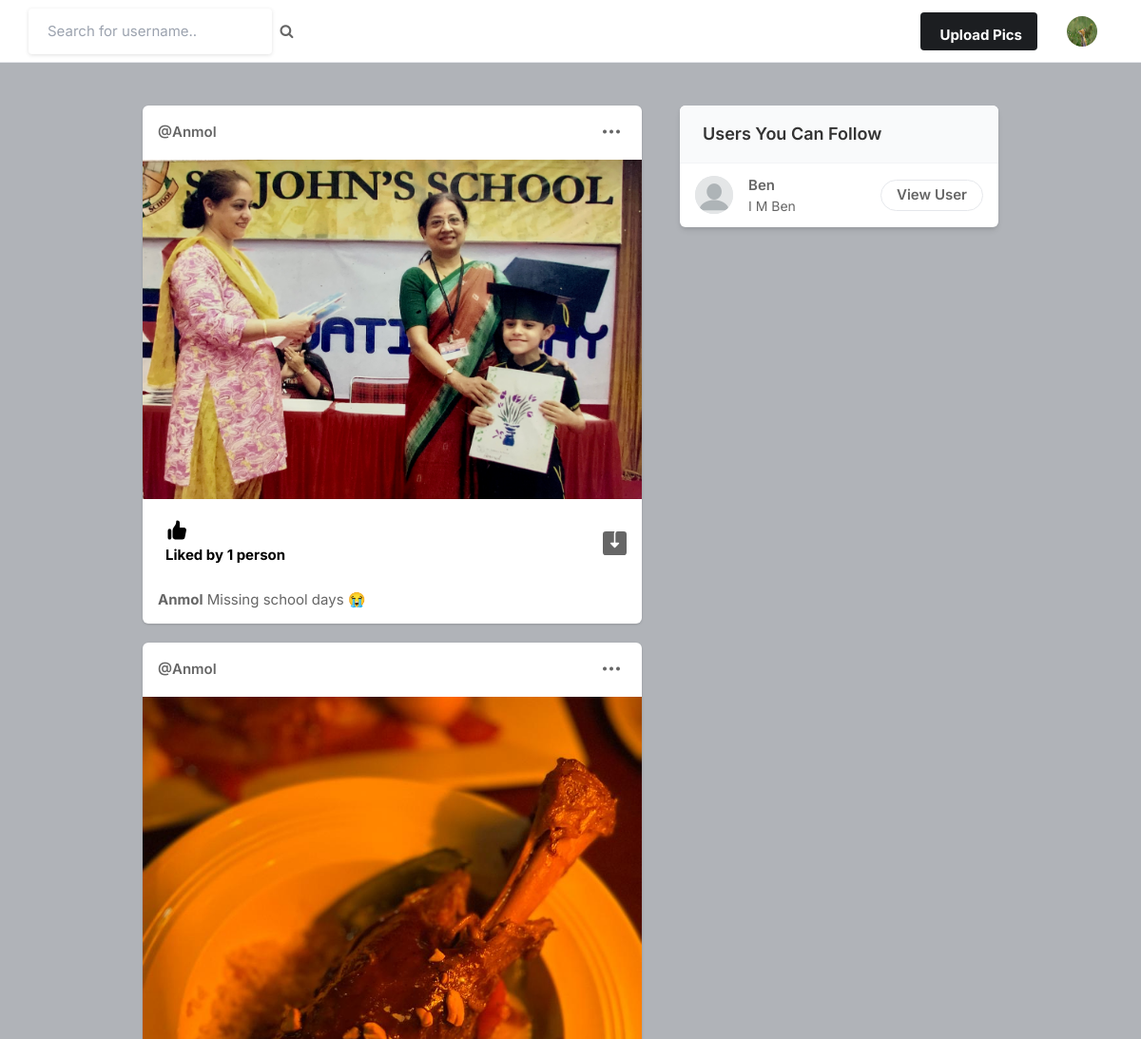
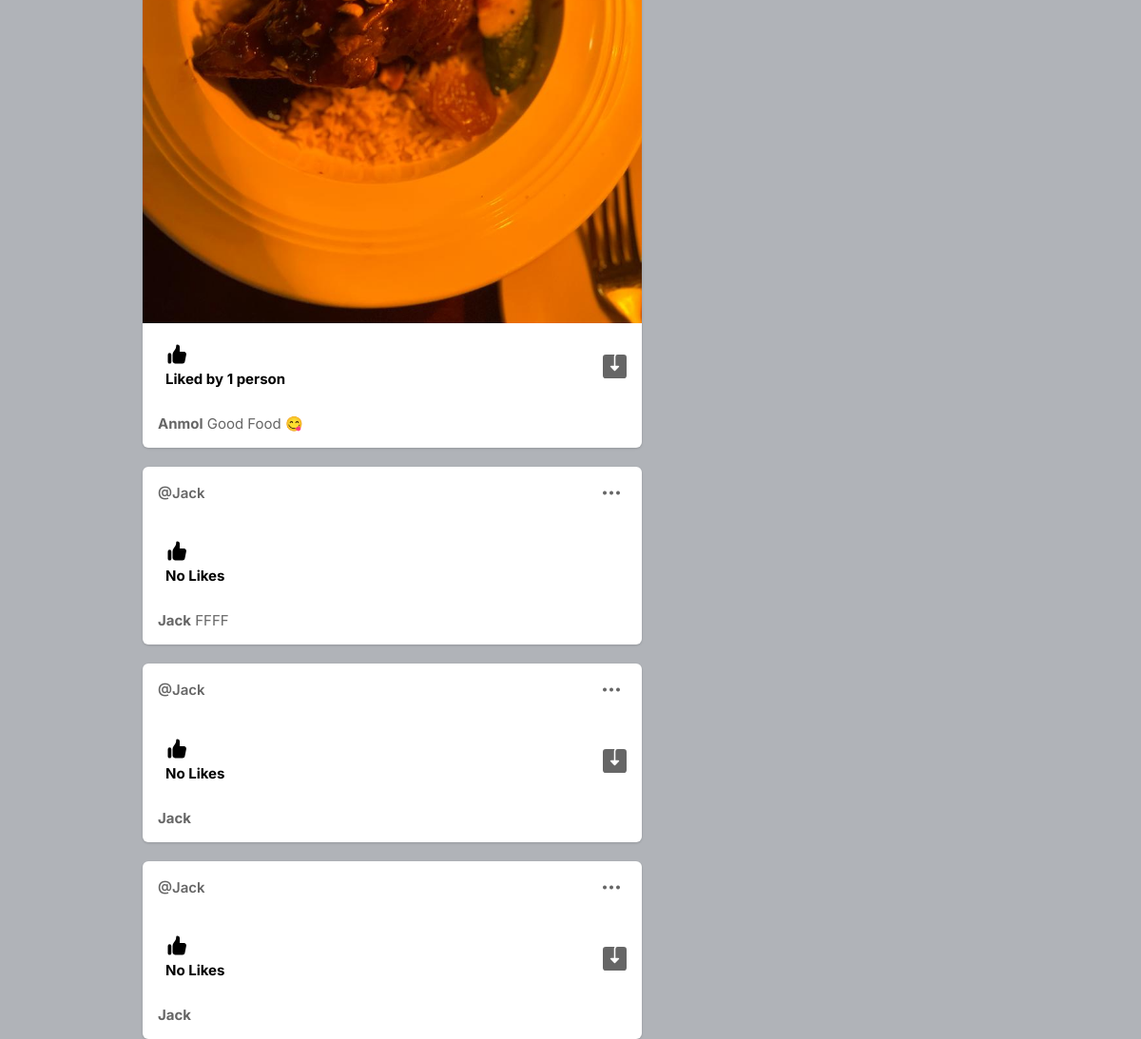
Screenshot of / (signed in) with the database file from the repository (2 pictures, top to bottom).
### core/models.py (models this page shows, shortened)
class Profile(models.Model):
    user = models.ForeignKey(User,on_delete=models.CASCADE)
    id_user = models.IntegerField()
    bio = models.TextField(blank=True)
    profileimg = models.ImageField(upload_to = 'profile_images',default= 'blank-profile-picture.png')
    location  = models.CharField(max_length=100,blank = True)

class Post(models.Model):
    id = models.UUIDField(primary_key=True,default= uuid.uuid4)
    user  = models.CharField(max_length=100)
    image = models.ImageField(upload_to='post_images')
    caption = models.TextField()
    created_at = models.DateTimeField(default=datetime.now)
    no_of_likes = models.IntegerField(default=0)

### core/views.py (the view)
# urls.py: path('',views.index,name='index'),
@login_required(login_url='signin')
def index(request):
    user_object = User.objects.get(username = request.user.username)
    user_profile = Profile.objects.get(user = user_object)
    user_following_list=[]
    feed = []
    user_following = FollowersCount.objects.filter(follower=request.user.username)
    for users in user_following:
        user_following_list.append(users.user)
    for usernames in user_following_list:
        feed_lists = Post.objects.filter(user=usernames)
        feed.append(feed_lists)
    feed_list = list(chain(*feed))
    all_users=User.objects.all()
    user_following_all =[]
    for user in user_following:
        user_list =User.objects.get(username = user.user)
        user_following_all.append(user_list)
    new_suggestions_list = [x for x in list(all_users) if (x not in list(user_following_all))]
    current_user = User.objects.filter(username=request.user.username)
    final_suggestions_list =[x for x in list(new_suggestions_list) if(x not in list(current_user))]
    random.shuffle(final_suggestions_list)
    username_profile =[]
    username_profile_list= []
    for users in final_suggestions_list:
        username_profile.append(users.id)
    for ids in username_profile:
        profile_lists = Profile.objects.filter(id_user=ids)
        username_profile_list.append(profile_lists)
    suggestions_username_profile_list = list(chain(*username_profile_list))
    return render(request,'index.html',{'user_profile': user_profile,'posts':feed_list,'suggestions_username_profile_list':suggestions_username_profile_list[:4]})

### templates/index.html (shortened to what this page needs)
{% load static %}
<!DOCTYPE html>
<html lang="en">
<head>
    <link rel="stylesheet" href="{% static 'assets/css/icons.css' %}">
    <link rel="stylesheet" href="{% static 'assets/css/uikit.css' %}">
    <link rel="stylesheet" href="{% static 'assets/css/style.css' %}">
    <link rel="stylesheet" href="{% static 'assets/css/tailwind.css' %}">
    <link rel="stylesheet" href="https://cdnjs.cloudflare.com/ajax/libs/font-awesome/4.7.0/css/font-awesome.min.css">
</head>
<body>
            <header>
                <div class="header_inner">
                    <form action="/search" method="POST">
                    <div class="left-side">
                            <input type="text" name="username" placeholder="Search for username..">&nbsp;&nbsp;
                           <button type ="submit"></button><i class="fa fa-search fa-1x"></i></button>
                    </div>
                    </form>
                    <div class="right-side lg:pr-4">
                        <a href="#"
                            class="bg-pink-500 flex font-bold hidden hover:bg-pink-600 hover:text-white inline-block items-center lg:block max-h-10 mr-4 px-4 py-2 rounded shado text-white">
                              Upload Pics
                        </a>
                        <a href="#">
                            <img src="{{user_profile.profileimg.url}}" class="header-avatar" alt="">
                        </a>
                    </div>
                </div>
            </header>
            <div class="container m-auto">
                <div class="lg:flex justify-center lg:space-x-10 lg:space-y-0 space-y-5">
                    <div class="space-y-5 flex-shrink-0 lg:w-7/12">
                        {% for post in posts reversed %}
                        <div class="bg-white shadow rounded-md  -mx-2 lg:mx-0">
                            <div class="flex justify-between items-center px-4 py-3">
                                <div class="flex flex-1 items-center space-x-4">
                                    <span class="block capitalize font-semibold "><a href ="/profile/{{post.user}}">@{{post.user}}</a></span>
                                </div>
                              <div>
                                <a href="#"> <i class="icon-feather-more-horizontal text-2xl hover:bg-gray-200 rounded-full p-2 transition -mr-1 "></i> </a>
                              </div>
                            </div>
                            <div uk-lightbox>
                                {% if post.image %}
                                <a href="{{post.image.url}}">
                                    <img src="{{post.image.url}}" alt="">
                                {% endif %}
                                </a>
                            </div>
                            <div class="py-3 px-4 space-y-3">
                                <div class="flex space-x-4 lg:font-bold">
                                    <a href="/like-post?post_id={{post.id}}" class="flex items-center space-x-2">
                                        <div class="p-2 rounded-full text-black">
                                            {% if post.no_of_likes == 0 %}
                                            <p>No Likes</p>
                                            {% elif post.no_of_likes == 1 %}
                                            <p>Liked by {{post.no_of_likes}} person</p>
                                            {% else %}
                                            <p>Liked by {{post.no_of_likes}} people</p>
                                            {% endif %}
                                        </div>
                                    </a>
                                    {% if post.image %}
                                    <a href="{{post.image.url}}" class="flex items-center space-x-2 flex-1 justify-end" download>
                                    {% endif %}
                                    </a>
                                </div>
                                <p>
                                    <a href="/profile/{{post.user}}"><strong>{{post.user}}</strong></a> {{post.caption}}
                                </p>
                            </div>
                        </div>
                        {% endfor %}
                    </div>
                    <div class="lg:w-5/12">
                        <div class="bg-white  shadow-md rounded-md overflow-hidden">
                            <div class="bg-gray-50  border-b border-gray-100 flex items-baseline justify-between py-4 px-6 ">
                                <h2 class="font-semibold text-lg">Users You Can Follow</h2>
                            </div>
                            <div class="divide-gray-300 divide-gray-50 divide-opacity-50 divide-y px-4 ">
                                {% for suggestion in suggestions_username_profile_list %}
                                <div class="flex items-center justify-between py-3">
                                    <div class="flex flex-1 items-center space-x-4">
                                        <a href="/profile/{{suggestion.user}}">
                                            <img src="{{suggestion.profileimg.url}}" class="bg-gray-200 rounded-full w-10 h-10">
                                        </a>
                                        <div class="flex flex-col">
                                            <span class="block capitalize font-semibold">{{suggestion.user}}</span>
                                            <span class="block capitalize text-sm">{{suggestion.bio}}</span>
                                        </div>
                                    </div>
                                    <a href="/profile/{{suggestion.user}}" class="border border-gray-200 font-semibold px-4 py-1 rounded-full hover:bg-pink-600 hover:text-white hover:border-pink-600 "> View User </a>
                                </div>
                                {% endfor %}
                            </div>
                        </div>
                    </div>
                </div>
            </div>
</body>
</html>

### static/assets/css/style.css (style rules this page uses)
body { background-color: #B0B3B8!important; }
input { height: 48px; line-height: 48px; padding: 0 20px; outline: none; font-size: 15px; color: #808080; max-width: 100%; width: 100%; -webkit-box-sizing: border-box; box-sizing: border-box; display: block; font-weight: 400; opacity: 1; border-radius: 4px; border: none; -webkit-box-shadow: 0 1px 4px 0px rgba(0, 0, 0, 0.12); box-shadow: 0 1px 4px 0px rgba(0, 0, 0, 0.12); }
input[type="text"], input[type="password"], input[type="email"], input[type="number"] { height: 48px; line-height: 48px; padding: 0 20px; outline: none; font-size: 15px; color: #808080; max-width: 100%; width: 100%; -webkit-box-sizing: border-box; box-sizing: border-box; display: block; font-weight: 400; opacity: 1; border-radius: 4px; border: none; -webkit-box-shadow: 0 1px 4px 0px rgba(0, 0, 0, 0.12); box-shadow: 0 1px 4px 0px rgba(0, 0, 0, 0.12); }
input { -webkit-transition: all 0.1s ease-in-out; transition: all 0.1s ease-in-out; }
::placeholder { color: #808080; opacity: 1; }
a { color: #be185d; -webkit-transition: 0.3s; transition: 0.3s; outline: none !important; }
img { max-width: 100%; }
body { color: #666; font-size: 15px; line-height: 27px; background-color: #f0f2f5; font-family: "Inter", sans-serif; text-transform: none; }
body p { font-size: 15px; line-height: 27px; }
h1, h2, h3, h4, h5, h6 { font-family: "Inter", sans-serif; text-transform: none; }
input[type="text"], input[type="password"], input[type="email"] { font-family: "Inter", sans-serif; text-transform: none; }
h1, h2, h3, h4, h5, h6 { color: #333; font-weight: 500; margin: 0; padding: 0; }
h2 { font-size: 26px; }
b, strong { font-weight: 700 !important; }
@media (min-width: 1024px) { .container { max-width: 900px !important; padding-top: 45px; } }
header { background-color: #fff; left: 0; right: 0; top: 0; z-index: 99; height: 66px; display: -webkit-box; display: -ms-flexbox; display: flex; -webkit-box-align: center; -ms-flex-align: center; align-items: center; border-bottom: 1px solid #e5e7eb; }
header .header_inner { display: -webkit-box; display: -ms-flexbox; display: flex; -webkit-box-align: center; -ms-flex-align: center; align-items: center; max-width: 1090px; margin: auto; width: 100%; max-width: 100% !important; padding: 0 30px; }
header .header_inner .left-side { display: -webkit-box; display: -ms-flexbox; display: flex; -webkit-box-align: center; -ms-flex-align: center; align-items: center; }
header .header_inner .right-side { display: -webkit-box; display: -ms-flexbox; display: flex; -webkit-box-align: center; -ms-flex-align: center; align-items: center; -webkit-box-pack: end; -ms-flex-pack: end; justify-content: flex-end; margin-left: auto; }
header .header_inner .right-side .header-avatar { width: 32px; height: 32px; border-radius: 100%; margin-left: 15px; }

### rows the page displays
Profile: profileimg (picture)
Post: user "Anmol", image (picture), no_of_likes "1", caption "Missing school days 😭"
Post: user "Anmol", image (picture), no_of_likes "1", caption "Good Food 😋"
Post: user "Jack", no_of_likes "No Likes", caption "FFFF"
Post: user "Jack", no_of_likes "No Likes"
Post: user "Jack", no_of_likes "No Likes"
Profile: profileimg (placeholder picture), user "Ben", bio "I M Ben"
